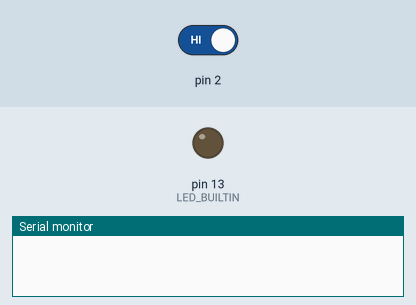
This program was run on a simulated Arduino Uno, built with avr-gcc and run on an emulated ATmega328P. On the bench: output pins drawn as LEDs (lit = HIGH), the last lines printed to the serial monitor. The test bench sets the inputs (shaded band); at power-on: pin 2 HIGH.

Above: at 1.2 s.
1.3 s: pin 2 driven LOW
2.8 s: pin 2 driven HIGH
At 6.3 s:
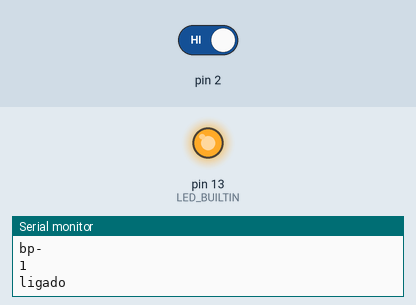
Timing chart, 0 to 8.3 s (numbered marks = the images above; inputs shaded):
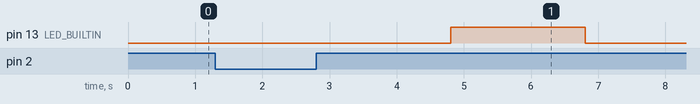

Measured:
- after the input at 2.8 s, pin 13 (LED_BUILTIN): LOW → HIGH after 2.0 s, → LOW 2.0 s later

The program:

main.cpp
```cpp
#include <Arduino.h>

// millis + descontagem

unsigned long t = 0;
unsigned long tempo_anterior = 0;

int Botao = LOW;
int Botao_pressionado = LOW;

int EstadoLED = LOW;

unsigned long t2 = 0;
unsigned long tempo_anterior2 = 0;

int comeca_a_descontar = 0;

void setup()
{
  Serial.begin(9600);
  pinMode(2,INPUT);
  pinMode(LED_BUILTIN, OUTPUT);
}

void loop()
{

//Leitura do botão
Botao =!digitalRead(2);

// se botao for pressionado
if(Botao)
{
  // botao pressionado
  Botao_pressionado=HIGH;
  Serial.println("bp- ");
  Serial.println(Botao_pressionado);

  // comecar a contagem
  tempo_anterior=millis();
}

//Se botão foi pressionado
if (Botao_pressionado)
{
  // conta
  t=millis();
  //se maior do que 2s
  if (t-tempo_anterior>2000)
  {
    //ligar LED
    digitalWrite(LED_BUILTIN,HIGH);
    Serial.println("ligado");

    //cancela o botão pressionado
    Botao_pressionado= LOW;

    //começa a contagem do desliga
    tempo_anterior2=millis();

    //dizer que a contegem do desliga tem de acontecer
    comeca_a_descontar = 1;
    }
}
    // se começar a descontagem
    if(comeca_a_descontar)
    {
    // se começar a contagem para desligar
    t2=millis();

    // se passou 2 segundos
    if(t2-tempo_anterior2>2000)
    {
        //desligar
        digitalWrite(LED_BUILTIN, LOW);
        Serial.println("desligado");
        comeca_a_descontar = 0;
    }
}

}
```

main_copy_2.cpp
```cpp
// #include <Arduino.h>

////millis + led BUILTIN a ligar

// unsigned long t = 0;
// unsigned long tempo_anterior = 0;

// void setup()
// {
//   Serial.begin(9600);
//   pinMode(LED_BUILTIN, OUTPUT);
// }

// void loop()
// {
//   //se já passou 2segundo
//   t=millis();

//   if (t - tempo_anterior >2000)
//   {
//     //Liga o LED depois de terem passado 10s
//    //digitalWrite(LED_BUILTIN,HIGH);

//    Serial.print("t-");
//    Serial.println(t);

//    Serial.print("tempo-anterior - ");
//    Serial.println(tempo_anterior);
//    tempo_anterior = millis();
//   }

// }
```

main_copy_3.cpp
```cpp
// #include <Arduino.h>
//// millis + 3 tempos + led BUILTIN a piscar


// unsigned long t = 0;
// unsigned long tempo_anterior = 0;
// unsigned long t2 = 0;
// unsigned long tempo_anterior2 = 0;
// unsigned long t3 = 0;
// unsigned long tempo_anterior3 = 0;
// int EstadoLED = LOW;

// void setup()
// {
//   Serial.begin(9600);
//   pinMode(LED_BUILTIN, OUTPUT);
// }

// void loop()
// {
//   //se já passaram 2segundos
//   t=millis();

//   if (t - tempo_anterior >2000)
//   {
//     //Liga o LED depois de ter passado 2 segundos


//    Serial.print("t-");
//    Serial.println(t);

//    Serial.print("tempo-anterior - ");
//    Serial.println(tempo_anterior);
//    tempo_anterior = millis();
//   }
//   t2=millis();

//   if (t2 - tempo_anterior2 >1000)
//   {

//    Serial.print("t2-");
//    Serial.println(t2);

//    Serial.print("tempo-anterior2 - ");
//    Serial.println(tempo_anterior2);
//    tempo_anterior2 = millis();
//   }

// t3 = millis();

// //Piscar LED
//   if (t3 - tempo_anterior3 >500)
//   {

//    Serial.print("t3-");
//    Serial.println(t3);

//    Serial.print("tempo-anterior3 - ");
//    Serial.println(tempo_anterior3);


//    EstadoLED=!EstadoLED;

//    Serial.print("EstadoLED - ");
//    Serial.println(EstadoLED);

//    digitalWrite(LED_BUILTIN,EstadoLED);

//    tempo_anterior3 = millis();

//   }

// }
```

main_copy_4.cpp
```cpp
// #include <Arduino.h>
// unsigned long t = 0;
// unsigned long tempo_anterior = 0;
// int Botao = LOW;
// int Botao_pressionado = LOW;
// int EstadoLED = LOW;

// void setup()
// {
//   Serial.begin(9600);
//   pinMode(2,INPUT);
//   pinMode(LED_BUILTIN, OUTPUT);
// }

// void loop()
// {

// //Leitura do botão
// Botao =!digitalRead(2);

// // se botao for pressionado
// if(Botao)
// {
//   // botao pressionado
//   Botao_pressionado=HIGH;
//   Serial.println("bp- ");
//   Serial.println(Botao_pressionado);

//   // comecar a contagem
//   tempo_anterior=millis();
// }

// //Se botão foi pressionado
// if (Botao_pressionado)
// {
//   // conta
//   t=millis();
//   if (t-tempo_anterior>5000)
//   {
//     digitalWrite(LED_BUILTIN,HIGH);
//     Serial.println("ligado");
//   }
// }
// }
```

main_copy.cpp
```cpp
// #include <Arduino.h>
// unsigned long t;

// void setup()
// {
//   Serial.begin(9600);
//   pinMode(LED_BUILTIN, OUTPUT);
// }

// void loop()
// {

//   t=millis();

//   if (t>10000)
//   {
//     //Liga o LED depois de terem passado 10s
//    digitalWrite(LED_BUILTIN,HIGH);
//   }

// }
```
